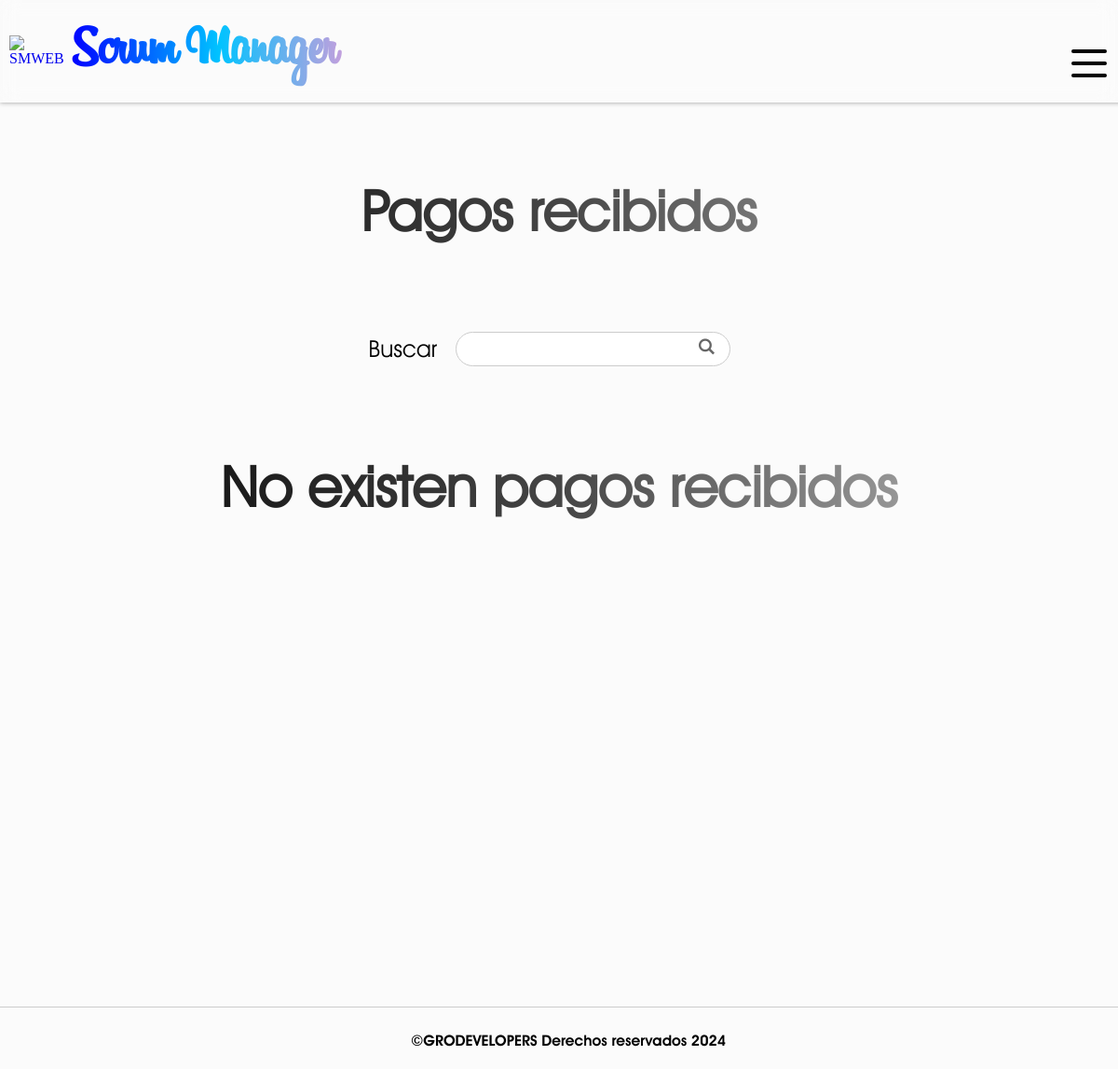
/order-payments/ (signed in), run on an earlier commit of the app's database.
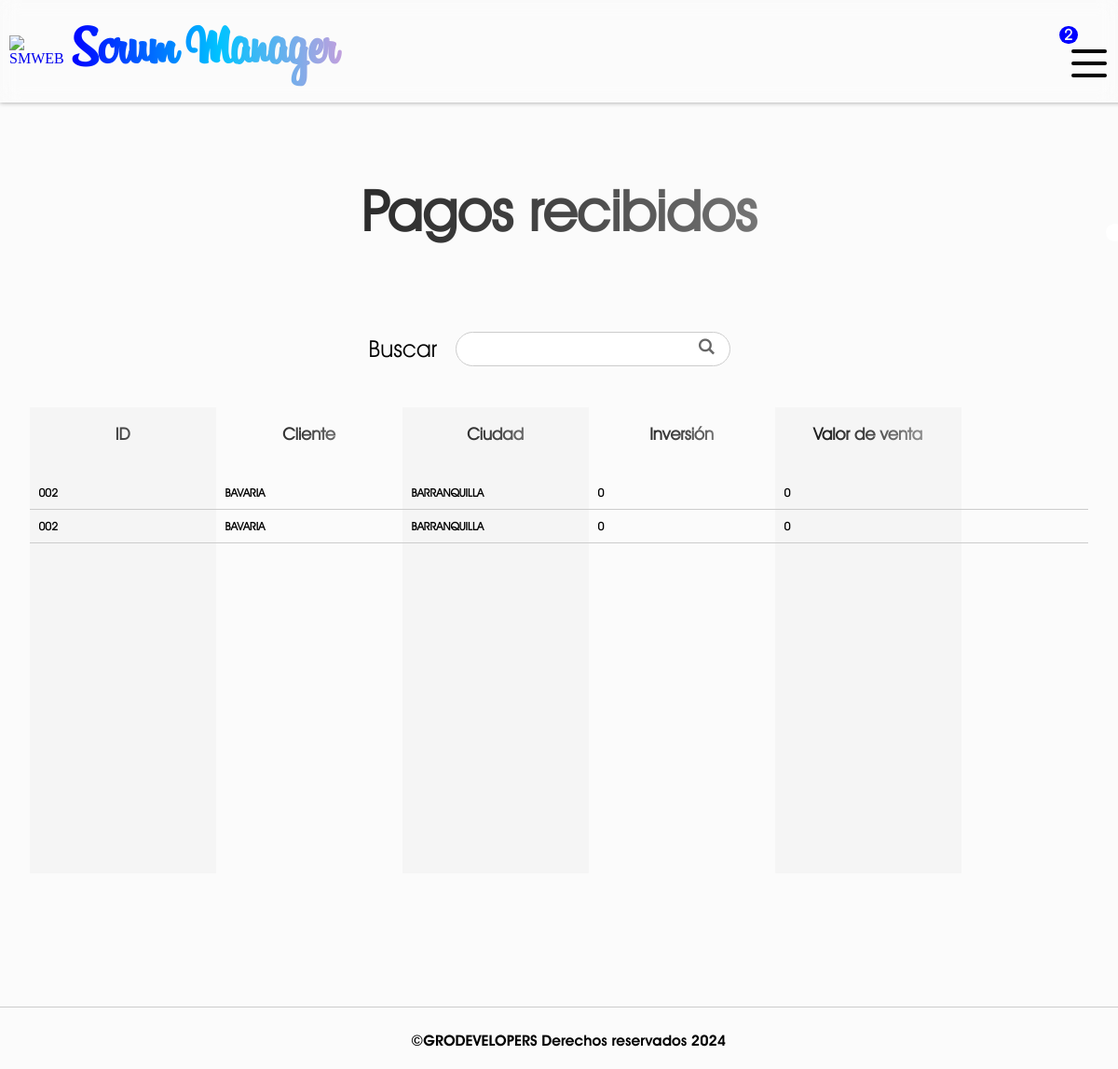
And on a later commit of the database.
### SMWEB/models.py (models this page shows, shortened)
class OrderPayment(models.Model):
    order_id = models.CharField(verbose_name="Número de caso", max_length=255)
    client = models.CharField(verbose_name="Cliente", max_length=255, null=False, default="")
    city = models.CharField(verbose_name="Ciudad", max_length=255, null=False)
    invesment = models.DecimalField(verbose_name="Inversión", max_digits=20, decimal_places=2, null= True)
    sales_value = models.DecimalField(verbose_name="Valor de venta", max_digits=20, decimal_places=2, null= True)
    service_description = models.TextField(verbose_name="Descripción del servicio")
    in_charge = models.CharField(verbose_name="Encargado", max_length=255, null=False, default="")
    company = models.CharField(verbose_name="Empresa", max_length=255, null=False, default="")
    account_owner = models.CharField(verbose_name="Propietario de la cuenta", max_length=255, default="")
    bank_account = models.CharField(verbose_name="Banco", max_length=255, default="")
    account_number = models.CharField(verbose_name="Número de cuenta", max_length=255, default="")
    type_account = models.CharField(verbose_name="Tipo de cuenta", max_length=255, default="")
    amount = models.IntegerField(verbose_name="Pago")
    comments = models.TextField(verbose_name="Comentarios")
    made_by = models.CharField(verbose_name="Realizado por", max_length=255)
    created_at = models.DateField(verbose_name="Creado el", auto_now_add=True)
    class Meta:
        verbose_name = 'Pago'
        verbose_name_plural = 'Pagos'

### SMWEB/views.py (the view, shortened to what this page needs)
# urls.py: path('order-payments/', views.order_payments, name='order-payments'),
@login_required(login_url=inicio)
def order_payments(request):
    user_rol = request.user.rol
    user_company = request.user.company_id
    if user_rol not in ['gerente', 'financiero', 'coordinador']:
        messages.warning(request, f'Tu rol de {user_rol} no te permite acceder a los pagos recibidos')
        return redirect('inicio')
    payments = OrderPayment.objects.filter(company = user_company).order_by('-created_at')
    formatted_invesment = []
    formatted_sales = []
    formatted_payments = []
    for payment in payments:
        if payment.invesment is not None:
            invesment = format_amount(payment.invesment)
            formatted_invesment.append(invesment)
        else:
            formatted_invesment.append(0)
        if payment.sales_value is not None:
            sales = format_amount(payment.sales_value)
            formatted_sales.append(sales)
        else:
            formatted_sales.append(0)
        if payment.amount is not None:
            payment_amount = format_amount(payment.amount)
            formatted_payments.append(payment_amount)
        else:
            formatted_payments.append(0)
    return render(request, 'order_payments.html',{
        'payments': payments,
        'formatted_invesment': formatted_invesment,
        'formatted_sales': formatted_sales,
        'formatted_payments': formatted_payments
    })

### SMWEB/context_processors.py (called while the page is built)
def get_rejected_payments(request):
    if request.user.is_authenticated:
        company_id = request.user.company_id
        first_name = request.user.first_name
        rejected_payments = PaymentRejected.objects.filter(company = company_id).filter(in_charge = first_name.upper()).count()
        return {
            'rejected_payments': rejected_payments
        }
    return {
        'rejected_payments': False
        }

def get_payments(request):
    if request.user.is_authenticated:
        company_id = request.user.company_id
        payments = OrderPayment.objects.filter(company = company_id).count()
        return {
            'received_payments': payments
        }
    return {
        'received_payments': False
        }

def get_affiliations(request):
    if request.user.is_authenticated:
        company_id = request.user.company_id
        affiliations = Affiliation.objects.filter(company = company_id).count()
        return {
            'received_affiliations': affiliations
        }
    return {
        'received_affiliations': False
        }

### SMWEB/models.py (called while the page is built)
    def __str__(self):
        return self.name

### SMWEB/utils.py (called while the page is built)
def format_amount(amount):
    return f"{amount:,.2f}"

### SMWEB/templates/order_payments.html (shortened to what this page needs)
{% extends "layout.html" %}
{% block content %}
    <h1 id="title" >Pagos recibidos</h1>
    <form action="" method="post" class="search_engine">
        <label for="search">Buscar</label>
        <input type="text" name="search">
        <input type="submit" class="symbol_search" value="L">
    </form>
    {% if payments %}
        <section id="payments">
            <div class="payments__column payments__column--id">
                <h3 class="column__title">ID</h3>
                {% for payment in payments %}
                    {% if user.rol == 'financiero' %}
                        <div class="payments__element payments__element-id"><a href='{% url "handle-payment" payment.id %}'>{{payment.order_id}}</a></div>
                    {% else %}
                        <div class="payments__element payments__element-id">{{payment.order_id}}</div>
                    {% endif %}
                {% endfor %}
            </div>
            <div class="payments__column payments__column--client">
                <h3 class="column__title">Cliente</h3>
                {% for payment in payments %}
                    <div class="payments__element payments__element-client">{{payment.client}}</div>
                {% endfor %}
            </div>
            <div class="payments__column payments__column--city">
                <h3 class="column__title">Ciudad</h3>
                {% for payment in payments %}
                    <div class="payments__element payments__element-city">{{payment.city}}</div>
                {% endfor %}
            </div>
            <div class="payments__column payments__column--invesment">
                <h3 class="column__title">Inversión</h3>
                {% for invesment in formatted_invesment %}
                    <div class="payments__element payments__element-invesment">{{invesment}}</div>
                {% endfor %}
            </div>
            <div class="payments__column payments__column--sales_value">
                <h3 class="column__title">Valor de venta</h3>
                {% for sales in formatted_sales %}
                    <div class="payments__element payments__element-sales_value">{{sales}}</div>
                {% endfor %}
            </div>
            <div class="payments__column payments__column--service_description">
                <h3 class="column__title">Descripción</h3>
                {% for payment in payments %}
                    <div class="payments__element payments__element-service_description">{{payment.service_description}}</div>
                {% endfor %}
            </div>
        </section>
    {% else %}
        <h1 id="title" >No existen pagos recibidos</h1>
    {% endif %}
{% endblock %}

What changed in the data, as far as the page shows it:
added OrderPayment: order_id "002", client "BAVARIA", city "BARRANQUILLA"
added OrderPayment: order_id "002", client "BAVARIA", city "BARRANQUILLA"
Also different on the page:
{{ notifies }}: (not shown) → "2"
text no longer shown: "No existen pagos recibidos"
text now shown: "ID Cliente Ciudad Inversión Valor de venta"
new list line: "0"
